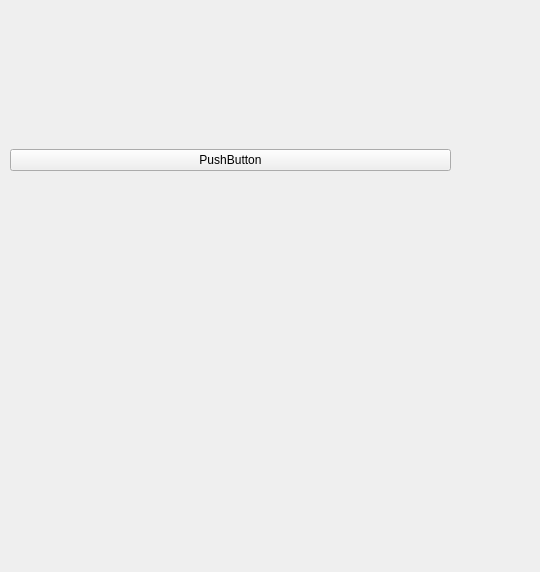
<?xml version="1.0" encoding="UTF-8"?>
<ui version="4.0">
 <class>SelectPuzzle</class>
 <widget class="QWidget" name="SelectPuzzle">
  <property name="geometry">
   <rect>
    <x>0</x>
    <y>0</y>
    <width>540</width>
    <height>572</height>
   </rect>
  </property>
  <property name="windowTitle">
   <string>Form</string>
  </property>
  <widget class="QWidget" name="verticalLayoutWidget">
   <property name="geometry">
    <rect>
     <x>10</x>
     <y>40</y>
     <width>441</width>
     <height>241</height>
    </rect>
   </property>
   <layout class="QVBoxLayout" name="verticalLayout">
    <item>
     <widget class="QPushButton" name="pushButton">
      <property name="text">
       <string>PushButton</string>
      </property>
     </widget>
    </item>
   </layout>
  </widget>
 </widget>
 <resources/>
 <connections/>
</ui>
